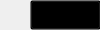
<?xml version="1.0" encoding="UTF-8"?>
<ui version="4.0">
 <class>MusicUserWindow</class>
 <widget class="QStackedWidget" name="MusicUserWindow">
  <property name="geometry">
   <rect>
    <x>0</x>
    <y>0</y>
    <width>100</width>
    <height>30</height>
   </rect>
  </property>
  <property name="windowTitle">
   <string>MusicUserWindow</string>
  </property>
  <property name="currentIndex">
   <number>0</number>
  </property>
  <widget class="QWidget" name="loginWidget">
   <widget class="QPushButton" name="userNameU">
    <property name="geometry">
     <rect>
      <x>30</x>
      <y>0</y>
      <width>71</width>
      <height>30</height>
     </rect>
    </property>
    <property name="styleSheet">
     <string notr="true">QPushButton{font-size:13px; border-none; color:#FFFFFF;background-color:transparent;}
QPushButton::hover{ background:rgba(255,255,255,50); border:none;}</string>
    </property>
    <property name="text">
     <string/>
    </property>
   </widget>
   <widget class="QLabel" name="userIconU">
    <property name="geometry">
     <rect>
      <x>0</x>
      <y>0</y>
      <width>30</width>
      <height>30</height>
     </rect>
    </property>
    <property name="text">
     <string/>
    </property>
   </widget>
  </widget>
  <widget class="QWidget" name="loginedWidget">
   <widget class="QLabel" name="userIconL">
    <property name="geometry">
     <rect>
      <x>0</x>
      <y>0</y>
      <width>30</width>
      <height>30</height>
     </rect>
    </property>
    <property name="text">
     <string/>
    </property>
   </widget>
   <widget class="QPushButton" name="userNameL">
    <property name="geometry">
     <rect>
      <x>30</x>
      <y>0</y>
      <width>71</width>
      <height>30</height>
     </rect>
    </property>
    <property name="text">
     <string/>
    </property>
   </widget>
  </widget>
 </widget>
 <resources/>
 <connections/>
</ui>
